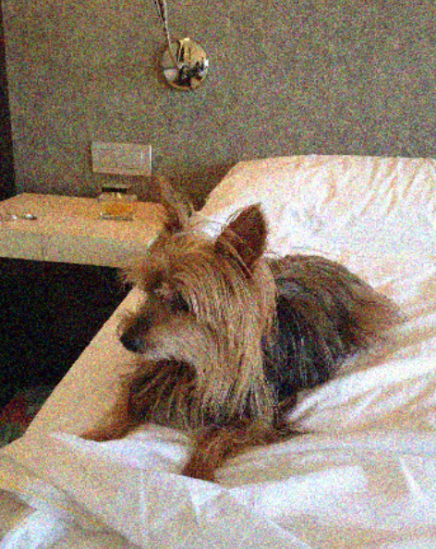
#> input picture DataSet/ruido6.png, 436 x 549 px
$ python DIP_022.py   (older library calls are emulated)
#> lines starting #> are read from the running program, lines starting #| are printed output that depends on the picture
from matplotlib import pyplot as plt
from skimage.restoration import denoise_tv_chambolle
from skimage.restoration import denoise_tv_bregman
from skimage.restoration import denoise_bilateral
from skimage.restoration import denoise_wavelet
from skimage.io import imread

img = imread('DataSet/ruido6.png')
#> img is the input picture: shape (549, 436, 3); mean R, G, B 146.2, 131, 115.3
dst1 = denoise_tv_chambolle(img, weight=0.2, multichannel=True)
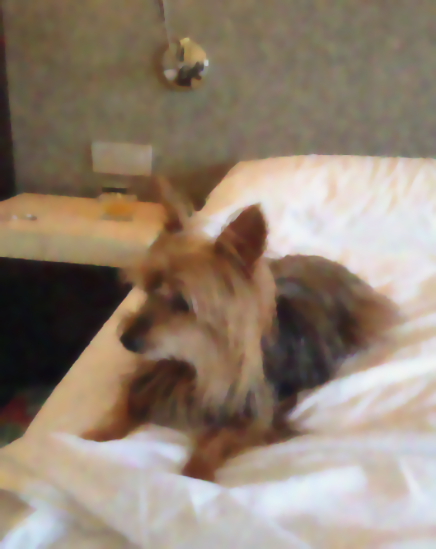
#> dst1: shape (549, 436, 3) float64; mean R, G, B 0.573, 0.514, 0.452
dst2 = denoise_tv_bregman(img, weight=0.1, multichannel=True)
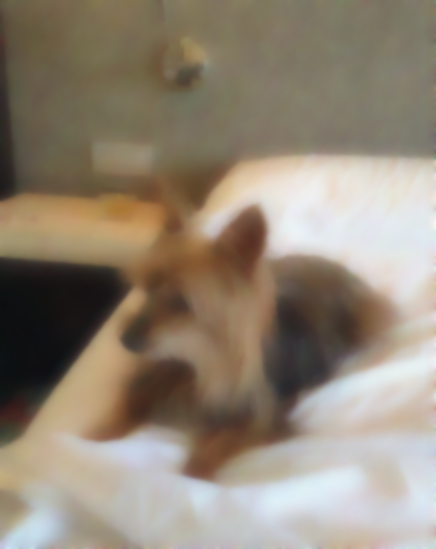
#> dst2: shape (549, 436, 3) float64; mean R, G, B 0.572, 0.527, 0.466
dst3 = denoise_bilateral(img, multichannel=True)
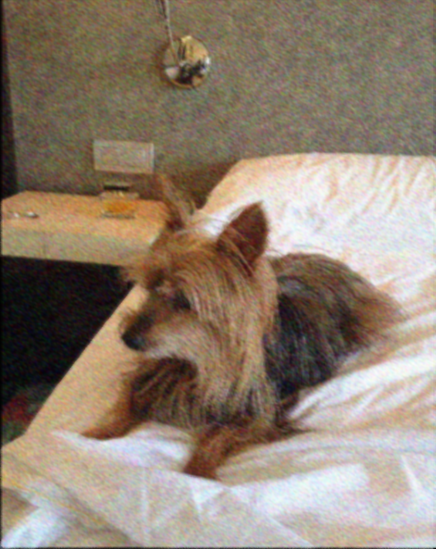
#> dst3: shape (549, 436, 3) float64; mean R, G, B 0.57, 0.511, 0.45
dst5 = denoise_wavelet(img, multichannel=True, rescale_sigma=False)

plt.figure(figsize=(9, 6))
plt.subplot(231), plt.imshow(img), plt.gray(), plt.title('Original')
plt.subplot(232), plt.imshow(dst1), plt.gray(), plt.title('TVchambolle')
plt.subplot(233), plt.imshow(dst2), plt.gray(), plt.title('TVbregman')
plt.subplot(234), plt.imshow(dst3), plt.gray(), plt.title('bilateral')
plt.subplot(235), plt.imshow(dst5), plt.gray(), plt.title('wavelet')
plt.tight_layout()
plt.show()
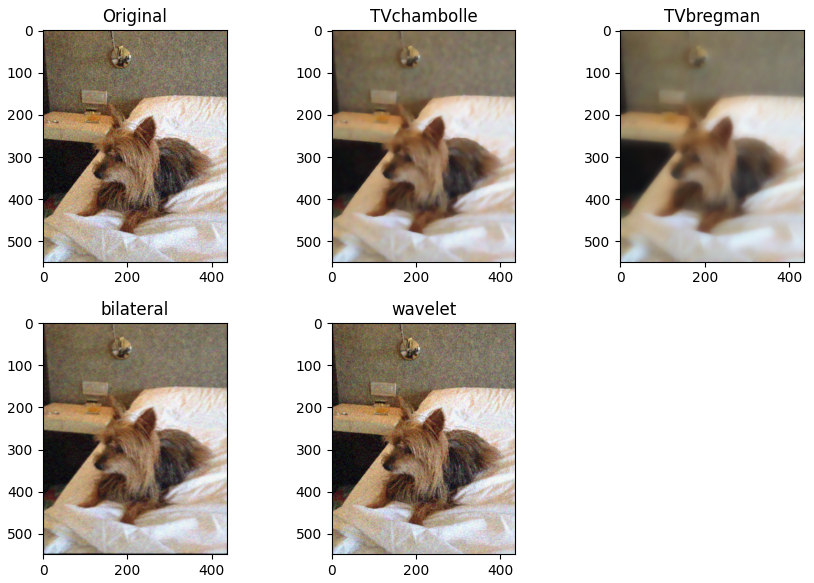
#> figure drawn by matplotlib, 5 panels
